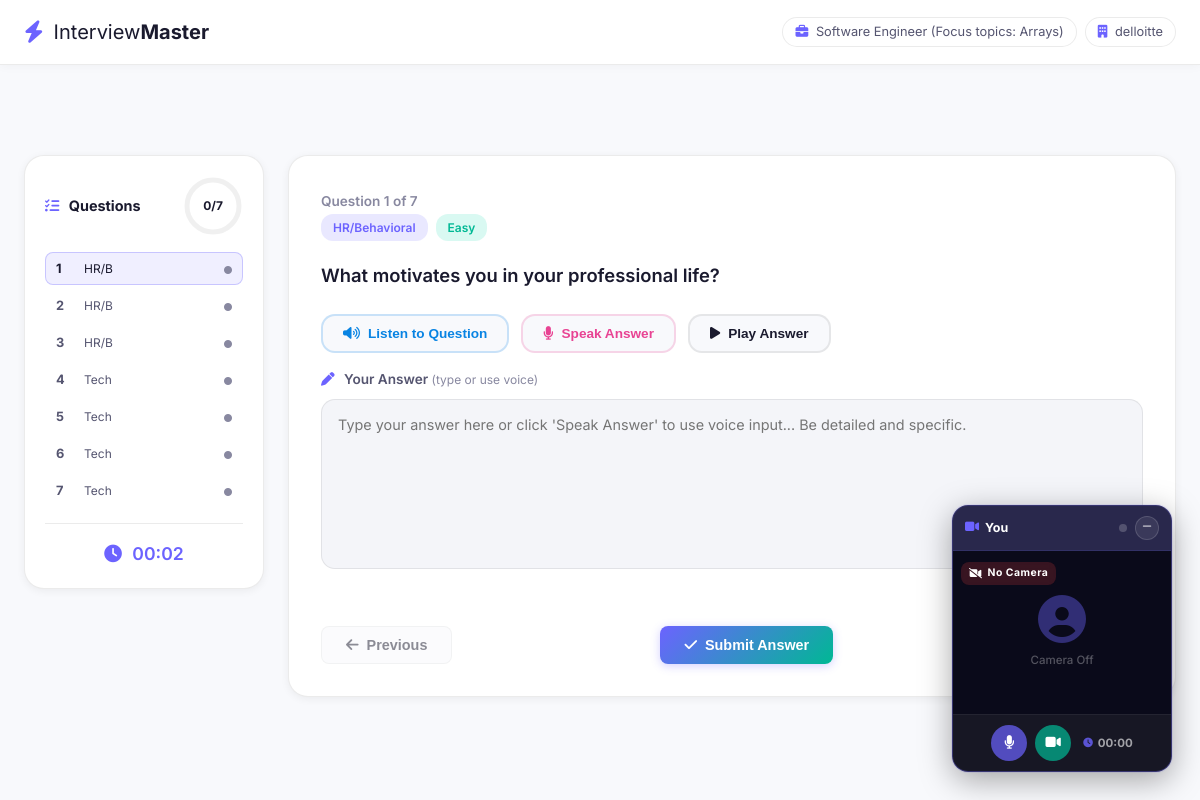
The app's page /interview/34 (signed in) with its own data.
### tables this page shows
CREATE TABLE interviews (
            id INTEGER PRIMARY KEY AUTOINCREMENT,
            user_id INTEGER NOT NULL,
            job_role TEXT NOT NULL,
            company TEXT NOT NULL,
            interview_type TEXT NOT NULL,
            total_questions INTEGER DEFAULT 0,
            score REAL DEFAULT 0,
            rating TEXT DEFAULT '',
            feedback TEXT DEFAULT '',
            strengths TEXT DEFAULT '[]',
            weaknesses TEXT DEFAULT '[]',
            suggestions TEXT DEFAULT '[]',
            created_at TIMESTAMP DEFAULT CURRENT_TIMESTAMP,
            FOREIGN KEY (user_id) REFERENCES users(id)
        );

CREATE TABLE questions (
            id INTEGER PRIMARY KEY AUTOINCREMENT,
            interview_id INTEGER NOT NULL,
            question_number INTEGER NOT NULL,
            question_text TEXT NOT NULL,
            category TEXT NOT NULL,
            difficulty TEXT DEFAULT 'Medium',
            user_answer TEXT DEFAULT '',
            ai_feedback TEXT DEFAULT '',
            score REAL DEFAULT 0,
            FOREIGN KEY (interview_id) REFERENCES interviews(id)
        );

### app.py (the view)
@app.route('/interview/<int:interview_id>')
@login_required
def interview(interview_id):
    interview_data = get_interview(interview_id)
    if not interview_data or interview_data['user_id'] != session['user_id']:
        flash('Interview not found.', 'error')
        return redirect(url_for('dashboard'))
    questions = get_interview_questions(interview_id)
    return render_template('interview.html',
        interview=interview_data,
        questions=[dict(q) for q in questions]
    )

### app.py (called while the page is built)
def login_required(f):
    from functools import wraps
    @wraps(f)
    def decorated(*args, **kwargs):
        if 'user_id' not in session:
            flash('Please login to continue.', 'warning')
            return redirect(url_for('login'))
        return f(*args, **kwargs)
    return decorated

### database.py (called while the page is built)
def get_db():
    conn = sqlite3.connect(DB_PATH)
    conn.row_factory = sqlite3.Row
    return conn

def get_interview(interview_id):
    conn = get_db()
    interview = conn.execute('SELECT * FROM interviews WHERE id = ?', (interview_id,)).fetchone()
    conn.close()
    return interview

def get_interview_questions(interview_id):
    conn = get_db()
    questions = conn.execute(
        'SELECT * FROM questions WHERE interview_id = ? ORDER BY question_number', (interview_id,)
    ).fetchall()
    conn.close()
    return questions

### templates/interview.html (shortened to what this page needs)
{% extends 'base.html' %}
{% block body %}
<nav class="navbar glass-nav">
    <div class="nav-container">
        <a href="{{ url_for('dashboard') }}" class="nav-logo">
            <i class="fas fa-bolt"></i>
            <span>Interview<strong>Master</strong></span>
        </a>
        <div class="nav-links">
            <div class="interview-meta">
                <span class="meta-badge"><i class="fas fa-briefcase"></i> {{ interview.job_role }}</span>
                <span class="meta-badge"><i class="fas fa-building"></i> {{ interview.company }}</span>
            </div>
        </div>
    </div>
</nav>
<main class="interview-main">
    <div class="container">
        <div class="interview-layout">
            <aside class="interview-sidebar glass-card" id="interviewSidebar">
                <div class="sidebar-header">
                    <h3><i class="fas fa-list-check"></i> Questions</h3>
                    <div class="progress-ring-wrap">
                        <svg class="progress-ring" width="60" height="60">
                            <circle class="progress-ring-bg" cx="30" cy="30" r="26" />
                            <circle class="progress-ring-fill" id="progressRing" cx="30" cy="30" r="26" />
                        </svg>
                        <span class="progress-ring-text" id="progressText">0/{{ questions|length }}</span>
                    </div>
                </div>
                <div class="question-nav" id="questionNav">
                    {% for q in questions %}
                    <button class="q-nav-btn {% if loop.first %}active{% endif %}" id="qNavBtn{{ loop.index0 }}"
                        data-index="{{ loop.index0 }}" onclick="goToQuestion({{ loop.index0 }})">
                        <span class="q-nav-num">{{ loop.index }}</span>
                        <span class="q-nav-cat">{{ q.category[:4] }}</span>
                        <span class="q-nav-status"><i class="fas fa-circle"></i></span>
                    </button>
                    {% endfor %}
                </div>
                <div class="sidebar-timer">
                    <i class="fas fa-clock"></i>
                    <span id="timerDisplay">00:00</span>
                </div>
            </aside>
            <div class="interview-content">
                <div class="question-area glass-card" id="questionArea">
                    <div class="question-header">
                        <div class="question-info">
                            <span class="question-number" id="questionNumber">Question 1 of {{ questions|length
                                }}</span>
                            <div class="question-tags">
                                <span class="tag tag-category" id="questionCategory"></span>
                                <span class="tag tag-difficulty" id="questionDifficulty"></span>
                            </div>
                        </div>
                    </div>
                    <div class="question-body">
                        <p class="question-text" id="questionText"></p>
                    </div>
                    <div class="voice-controls">
                        <button class="btn btn-voice btn-listen" id="listenBtn" onclick="speakQuestion()"
                            title="AI reads the question aloud">
                            <i class="fas fa-volume-up"></i> <span>Listen to Question</span>
                        </button>
                        <button class="btn btn-voice btn-speak" id="speakBtn" onclick="toggleSpeechRecognition()"
                            title="Speak your answer">
                            <i class="fas fa-microphone"></i> <span id="speakBtnText">Speak Answer</span>
                        </button>
                        <button class="btn btn-voice btn-play" id="playAnswerBtn" onclick="playAnswer()"
                            title="Listen to your current answer">
                            <i class="fas fa-play"></i> <span>Play Answer</span>
                        </button>
                    </div>
                    <div class="answer-area">
                        <label for="answerInput" class="answer-label">
                            <i class="fas fa-pen"></i> Your Answer <span class="answer-hint">(type or use voice)</span>
                        </label>
                        <textarea id="answerInput"
                            placeholder="Type your answer here or click 'Speak Answer' to use voice input... Be detailed and specific."
                            rows="8"></textarea>
                        <div class="answer-footer">
                            <span class="char-count" id="charCount">0 characters</span>
                        </div>
                    </div>
                    <div class="question-actions">
                        <button class="btn btn-glass" id="prevBtn" onclick="prevQuestion()" disabled>
                            <i class="fas fa-arrow-left"></i> Previous
                        </button>
                        <button class="btn btn-primary" id="submitAnswerBtn" onclick="submitCurrentAnswer()">
                        </button>
                        <button class="btn btn-glass" id="nextBtn" onclick="nextQuestion()">
                        </button>
                    </div>
                </div>
            </div>
        </div>
    </div>
</main>
<div class="camera-monitor" id="cameraMonitor">
    <div class="camera-monitor-header">
        <span class="cam-title"><i class="fas fa-video"></i> You</span>
        <div class="cam-header-controls">
            <span class="cam-rec-dot" id="camRecDot"></span>
            <button class="cam-ctrl-btn" id="camMinimizeBtn" onclick="toggleMinimizeCam()" title="Minimize">
                <i class="fas fa-minus"></i>
            </button>
        </div>
    </div>
    <div class="camera-body" id="cameraBody">
        <div class="cam-no-video" id="camNoVideo" style="display:none;">
            <i class="fas fa-user-circle"></i>
            <span>Camera Off</span>
        </div>
        <div class="cam-overlay-info">
            <span class="cam-status-badge" id="camStatusBadge">
            </span>
        </div>
    </div>
    <div class="camera-controls" id="cameraControls">
        <button class="cam-btn cam-btn-mic" id="micBtn" onclick="toggleMic()" title="Toggle Microphone">
            <i class="fas fa-microphone" id="micIcon"></i>
        </button>
        <button class="cam-btn cam-btn-cam" id="camBtn" onclick="toggleCamera()" title="Toggle Camera">
            <i class="fas fa-video" id="camIcon"></i>
        </button>
        <div class="cam-timer">
            <i class="fas fa-clock"></i>
            <span id="camTimer">00:00</span>
        </div>
    </div>
</div>
{% endblock %}

### records on screen
interviews: job_role "Software Engineer (Focus topics: Arrays)", company "delloitte"
questions: category "HR/B"
questions: category "HR/B"
questions: category "HR/B"
questions: category "Tech"
questions: category "Tech"
questions: category "Tech"
questions: category "Tech"

### other values on screen
{{ questions|length }} "7"
